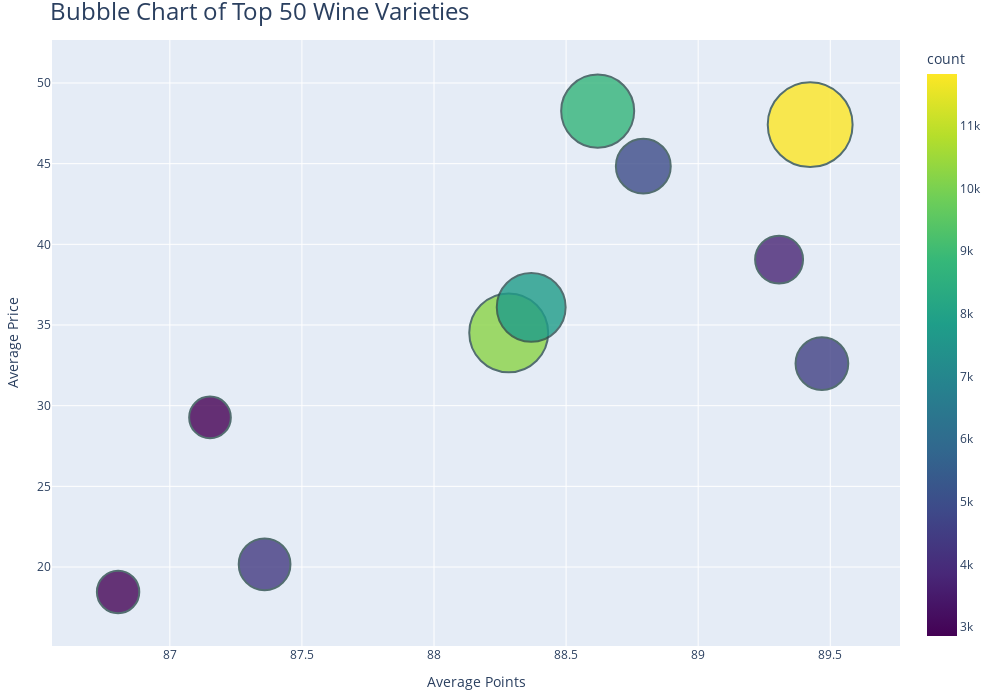

Here is the notebook cell this chart was saved with:
### Markdown cell above
## Bubble Chart of Top 50 Variety

### Code cell
# Select the columns 'variety', 'points', and 'price' for the bubble chart data and create a copy
bubble_data = df[['variety', 'points', 'price']].copy()

# Drop rows with missing values in 'variety', 'points', and 'price' columns
bubble_data.dropna(subset=['variety', 'points', 'price'], inplace=True)

# Get the top 10 varieties by frequency
top_varieties = bubble_data['variety'].value_counts().head(10).index

# Filter the dataset for the top varieties
top_varieties_data = bubble_data[bubble_data['variety'].isin(top_varieties)]

# Group by variety and calculate average points and price for each variety
top_grouped_data = top_varieties_data.groupby('variety').agg({'points': 'mean', 'price': 'mean'}).reset_index()

# Get the frequency of each variety
variety_counts = bubble_data['variety'].value_counts()

# Add the frequency count to the grouped data
top_grouped_data['count'] = top_grouped_data['variety'].map(variety_counts)

# Create the bubble chart using Plotly
fig = px.scatter(top_grouped_data, x='points', y='price', size='count', color='count',
                 hover_name='variety', hover_data={'count': True},
                 size_max=60, title='Bubble Chart of Top 50 Wine Varieties',
                 labels={'points': 'Average Points', 'price': 'Average Price'},
                 color_continuous_scale=px.colors.sequential.Viridis)

# Customize the hover template to show count and avoid overlapping text
fig.update_traces(marker=dict(opacity=0.8, line=dict(width=2, color='DarkSlateGrey')),
                  hovertemplate='<b>%{hovertext}</b><br>Count: %{customdata[0]}<br>Points: %{x}<br>Price: %{y}')

# Adjust layout for better readability
fig.update_layout(
    autosize=False,
    width=1000,
    height=700,
    margin=dict(l=40, r=40, b=40, t=40),
    title_font_size=24
)

# Show the interactive plot
fig.show()

### Figure 1 — Plotly figure (JSON) as saved in the notebook; plotly's stock layout.template omitted (floating-point values rounded to 4 significant figures)
{"data": [{"customdata": [[4949], [8761], [10234], [2855], [11830], [7800], [4571], [2950], [4400], [3778]], "hovertemplate": "<b>%{hovertext}</b><br>Count: %{customdata[0]}<br>Points: %{x}<br>Price: %{y}", "hovertext": ["Bordeaux-style Red Blend", "Cabernet Sauvignon", "Chardonnay", "Merlot", "Pinot Noir", "Red Blend", "Riesling", "Rosé", "Sauvignon Blanc", "Syrah"], "legendgroup": "", "marker": {"color": [4949, 8761, 10234, 2855, 11830, 7800, 4571, 2950, 4400, 3778], "coloraxis": "coloraxis", "line": {"color": "DarkSlateGrey", "width": 2}, "opacity": 0.8, "size": [4949, 8761, 10234, 2855, 11830, 7800, 4571, 2950, 4400, 3778], "sizemode": "area", "sizeref": 3.286, "symbol": "circle"}, "mode": "markers", "name": "", "orientation": "v", "showlegend": false, "type": "scatter", "x": [88.79, 88.62, 88.28, 87.15, 89.42, 88.37, 89.47, 86.8, 87.36, 89.31], "xaxis": "x", "y": [44.85, 48.26, 34.51, 29.27, 47.42, 36.09, 32.61, 18.45, 20.17, 39.05], "yaxis": "y"}], "layout": {"autosize": false, "coloraxis": {"colorbar": {"title": {"text": "count"}}, "colorscale": [[0, "#440154"], [0.1111, "#482878"], [0.2222, "#3e4989"], [0.3333, "#31688e"], [0.4444, "#26828e"], [0.5556, "#1f9e89"], [0.6667, "#35b779"], [0.7778, "#6ece58"], [0.8889, "#b5de2b"], [1, "#fde725"]]}, "height": 700, "legend": {"itemsizing": "constant", "tracegroupgap": 0}, "margin": {"b": 40, "l": 40, "r": 40, "t": 40}, "title": {"font": {"size": 24}, "text": "Bubble Chart of Top 50 Wine Varieties"}, "width": 1000, "xaxis": {"anchor": "y", "domain": [0, 1], "title": {"text": "Average Points"}}, "yaxis": {"anchor": "x", "domain": [0, 1], "title": {"text": "Average Price"}}}}
